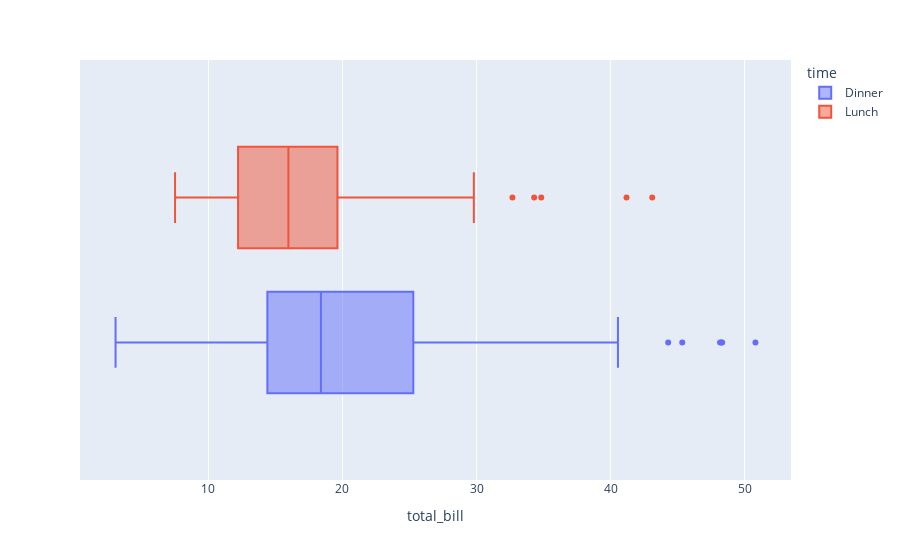

Source (notebook cell):
### Code cell
px.box(tips, 'total_bill', color='time')

### Figure 1 — Plotly figure (JSON) as saved in the notebook; plotly's stock layout.template omitted (floating-point values rounded to 4 significant figures; data arrays with more than 128 entries replaced by an {"elided": "..."} marker saying what was removed)
{"data": [{"alignmentgroup": "True", "hovertemplate": "time=Dinner<br>total_bill=%{x}<extra></extra>", "legendgroup": "Dinner", "marker": {"color": "#636efa"}, "name": "Dinner", "notched": false, "offsetgroup": "Dinner", "orientation": "h", "showlegend": true, "type": "box", "x": {"elided": "176 float values"}, "x0": " ", "xaxis": "x", "y0": " ", "yaxis": "y"}, {"alignmentgroup": "True", "hovertemplate": "time=Lunch<br>total_bill=%{x}<extra></extra>", "legendgroup": "Lunch", "marker": {"color": "#EF553B"}, "name": "Lunch", "notched": false, "offsetgroup": "Lunch", "orientation": "h", "showlegend": true, "type": "box", "x": [43.11, 41.19, 34.83, 32.68, 34.3, 28.44, 29.8, 27.2, 27.05, 24.08, 22.82, 22.76, 24.71, 21.16, 19.08, 20.27, 18.64, 20.53, 19.44, 19.81, 18.26, 18.71, 17.29, 18.28, 16.43, 16, 17.47, 15.98, 15.95, 16.4, 16.27, 15.48, 16.66, 16.47, 15.98, 16.58, 14.52, 14.15, 13.42, 14.26, 13.42, 13.51, 13.03, 13, 13, 12.74, 12.43, 13.16, 12.26, 11.87, 12.48, 12.16, 13.42, 11.17, 11.38, 11.69, 10.65, 10.34, 10.33, 10.07, 10.09, 9.78, 8.51, 8.52, 8.35, 8.58, 7.56, 7.51], "x0": " ", "xaxis": "x", "y0": " ", "yaxis": "y"}], "layout": {"boxmode": "group", "legend": {"title": {"text": "time"}, "tracegroupgap": 0}, "margin": {"t": 60}, "xaxis": {"anchor": "y", "domain": [0, 1], "title": {"text": "total_bill"}}, "yaxis": {"anchor": "x", "domain": [0, 1]}}}
